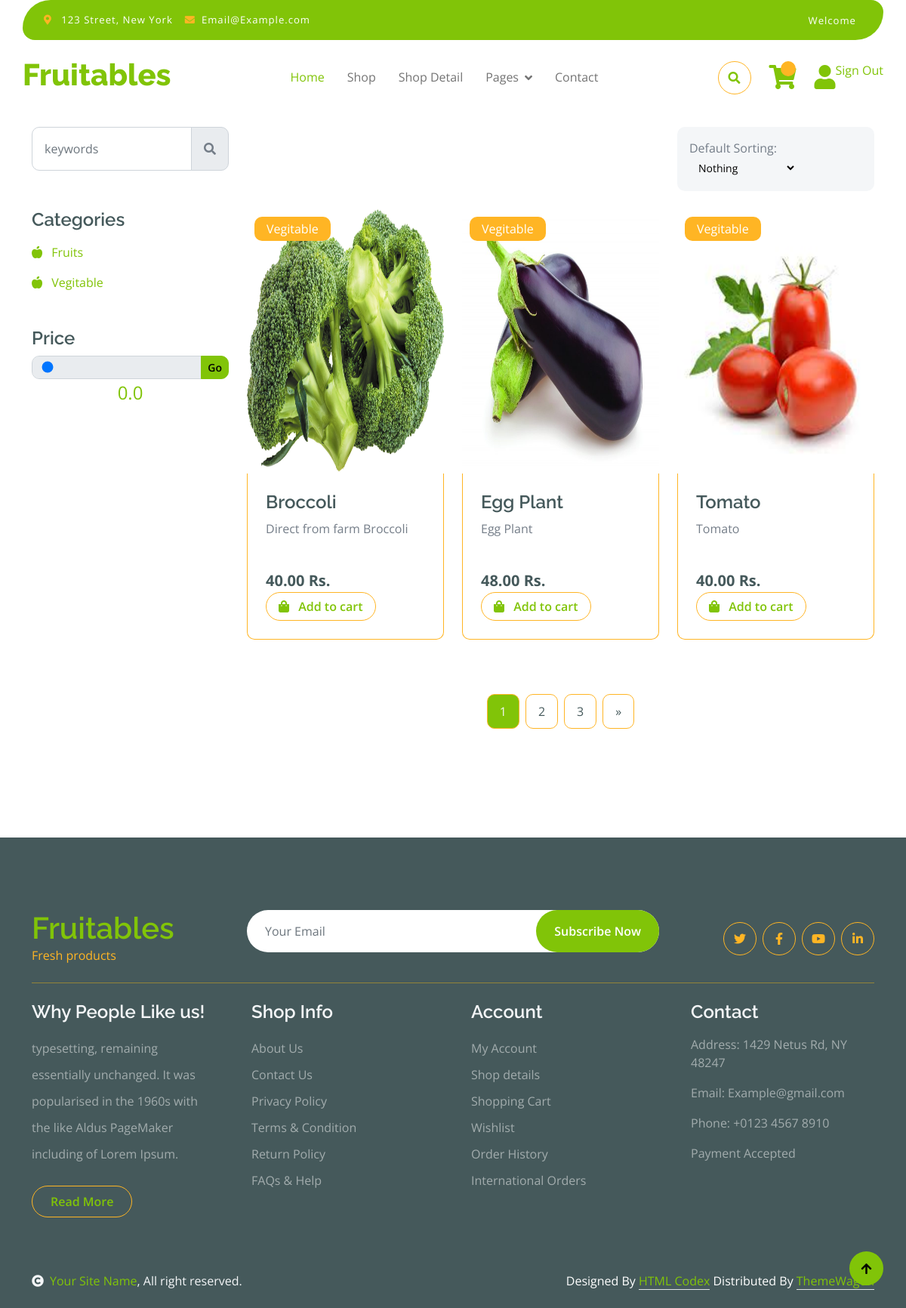
The app's page /customer/shop/ with its own data.
### admin_panel/models.py (models this page shows, shortened)
class Category(m.Model):
    id = m.AutoField(primary_key=True)
    cat_name = m.CharField(max_length=30, unique=True)
    def __str__(self):
        return f"{self.cat_name}"
    class Meta:
        db_table = "category"
        ordering = ("cat_name",)
        verbose_name = "Category"
        verbose_name_plural = "Categories"

class Stock(m.Model):
    id = m.AutoField(primary_key=True)
    product = m.ForeignKey(Product, on_delete=m.RESTRICT)
    price = m.DecimalField(max_digits=7, decimal_places=2)
    quantity = m.DecimalField(max_digits=7, decimal_places=2)
    stock_date = m.DateField()
    mfg_date = m.DateField()
    exp_date = m.DateField()
    class Meta:
        db_table = "stock"
        ordering = ("product",)

class Product(m.Model):
    id = m.AutoField(primary_key=True)
    item = m.CharField(max_length=30, unique=True)
    descr = m.CharField(max_length=100)
    category = m.ForeignKey(Category, on_delete=m.RESTRICT)
    image = m.ForeignKey(Image, on_delete=m.RESTRICT)
    def __str__(self):
        return f"{self.item}"
    class Meta:
        db_table = "product"
        ordering = ("item",)

class Image(m.Model):
    id = m.AutoField(primary_key=True)
    image = m.ImageField(upload_to="uploads/")
    descr = m.CharField(max_length=50)
    class Meta:
        db_table = "image"
        ordering = ("descr",)

### customer/views.py (the view)
# urls.py: path("shop/", Shop.as_view(), name="shop"),
class Shop(ListView):
    model = am.Stock
    template_name = "customer/shop.html"
    context_object_name = "datas"
    paginate_by = 3
    def get_queryset(self):
        self.filter = self.request.GET.get("f", "")
        self.sort = self.request.GET.get("s", "-stock_date")
        self.price = float(self.request.GET.get("p", 0))
        datas = am.Stock.objects.filter(
            Q(product__item__contains=self.filter) |
            Q(product__category__cat_name__contains=self.filter)
        ).order_by(self.sort)
        if self.price > 0:
            datas = datas.filter(price__lte=self.price)
        return datas
    def get_context_data(self, **kwargs):
        context = super().get_context_data(**kwargs)
        context["cats"] = am.Category.objects.all().order_by('cat_name')
        context["f"] = self.filter
        context["s"] = self.sort
        context["p"] = self.price
        return context

### templates/customer/shop.html (shortened to what this page needs)
{% extends "customer/layout.html" %}
{% block content %}
{% load static %}
<div class="container-fluid fruite py-5">
    <div class="container py-5">
        <h1 class="mb-4">Fresh fruits shop</h1>
        <div class="row g-4">
            <div class="col-lg-12">
                <div class="row g-4">
                    <div class="col-xl-3">
                        <form action="">
                            <div class="input-group w-100 mx-auto d-flex">
                                <input name="f" type="search" class="form-control p-3" placeholder="keywords"
                                    aria-describedby="search-icon-1">
                                <button id="search-icon-1" class="input-group-text p-3"><i
                                        class="fa fa-search"></i></button>
                            </div>
                        </form>
                    </div>
                    <div class="col-6"></div>
                    <div class="col-xl-3">
                        <div class="bg-light ps-3 py-3 rounded d-flex justify-content-between mb-4">
                            <form action="">
                                <label for="fruits">Default Sorting:</label>
                                <select id="fruits" name="s" class="border-0 form-select-sm bg-light me-3"
                                    onchange="this.form.submit()">
                                    <option value="-stock_date">Nothing</option>
                                </select>
                            </form>
                        </div>
                    </div>
                </div>
                <div class="row g-4">
                    <div class="col-lg-3">
                        <div class="row g-4">
                            <div class="col-lg-12">
                                <div class="mb-3">
                                    <h4>Categories</h4>
                                    <ul class="list-unstyled fruite-categorie">
                                        {% for c in cats %}
                                        <li>
                                            <div class="d-flex justify-content-between fruite-name">
                                                <a href="?f={{c}}"><i class="fas fa-apple-alt me-2"></i> {{c}} </a>
                                            </div>
                                        </li>
                                        {% endfor %}
                                    </ul>
                                </div>
                            </div>
                            <div class="col-lg-12">
                                <div class="mb-3">
                                    <form action="">
                                        <h4 class="mb-2">Price</h4>
                                        <div class="input-group">
                                            <input type="range" class="form-control" id="rangeInput" name="p" min="0"
                                                step="5" max="1000" value="{{p}}"
                                                oninput="amount.value=rangeInput.value">
                                            <button class="btn btn-primary btn-sm">Go</button>
                                        </div>
                                        <div class="bg-white text-center text-primary fs-4">
                                            <output id="amount" name="amount" min-value="0" max-value="5000"
                                                for="rangeInput"> {{p}} </output>
                                        </div>
                                    </form>
                                </div>
                            </div>
                        </div>
                    </div>
                    <div class="col-lg-9">
                        <div class="row g-4 justify-content-center">
                            {% for s in datas %}
                            <div class="col-md-6 col-lg-6 col-xl-4">
                                <div class="rounded position-relative fruite-item">
                                    <div class="fruite-img">
                                        <img src="{{s.product.image.image.url}}" class="img-fluid w-100 rounded-top"
                                            alt="{{s.product.image.descr}}" style="height: 350px">
                                    </div>
                                    <div class="text-white bg-secondary px-3 py-1 rounded position-absolute"
                                        style="top: 10px; left: 10px;">{{s.product.category}}</div>
                                    <div class="p-4 border border-secondary border-top-0 rounded-bottom">
                                        <h4>{{s.product}}</h4>
                                        <p style="height: 50px;overflow-y: auto;">{{s.product.descr}}</p>
                                        <div class="d-flex justify-content-between flex-lg-wrap">
                                            <p class="text-dark fs-5 fw-bold mb-0"> {{s.price}} Rs. </p>
                                            <a href="/customer/cart/?id={{s.id}}"
                                                class="btn border border-secondary rounded-pill px-3 text-primary"><i
                                                    class="fa fa-shopping-bag me-2 text-primary"></i> Add to cart</a>
                                        </div>
                                    </div>
                                </div>
                            </div>
                            {% endfor %}
                            <div class="col-12">
                                <div class="pagination d-flex justify-content-center mt-5">
                                    {% for i in page_obj.paginator.page_range %}
                                    {% if i == page_obj.number %}
                                    <a href="#" onclick="return false" class="active rounded"> {{i}} </a>
                                    {% else %}
                                    <a href="?page={{i}}&f={{f}}&s={{s}}&p={{p}}" class="rounded"> {{i}} </a>
                                    {% endif %}
                                    {% endfor %}
                                    {% if page_obj.has_next %}
                                    <a href="?page={{page_obj.next_page_number}}&f={{f}}&s={{s}}&p={{p}}"
                                        class="rounded">&raquo;</a>
                                    {% endif %}
                                </div>
                            </div>
                        </div>
                    </div>
                </div>
            </div>
        </div>
    </div>
</div>
{% endblock content %}

### records on screen
Category: cat_name "Fruits"
Category: cat_name "Vegitable"
Stock: product.image.image (picture), product.category "Vegitable", product "Broccoli", product.descr "Direct from farm Broccoli", price "40.00"
Stock: product.image.image (picture), product.category "Vegitable", product "Egg Plant", product.descr "Egg Plant", price "48.00"
Stock: product.image.image (picture), product.category "Vegitable", product "Tomato", product.descr "Tomato", price "40.00"

### other values on screen
{{ p }} "0.0"
{{ i }} "1"
{{ i }} "2" "3"
